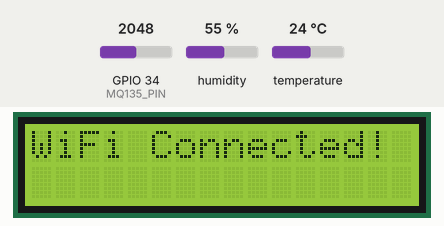
This sketch was run on a simulated ESP32. Shown: 16×2 character LCD. Inputs (shaded band) come from the test bench; at power-on: GPIO 34 (MQ135_PIN) = 2048, humidity 55 %, temperature 24 °C. WiFi joins after 1.5 s; servers stay silent unless stated; what the sketch prints to the serial monitor is not drawn.

Above: at 1.7 s.
At 5.6 s:
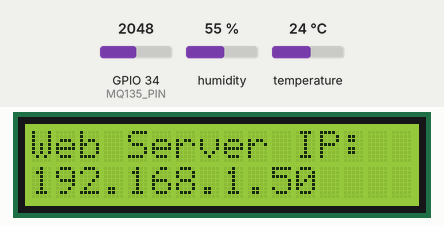
5.7 s: GPIO 34 (MQ135_PIN) set to 2692
At 11.2 s:
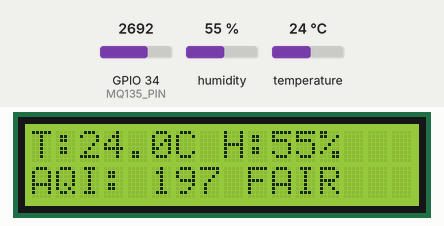
11.5 s: GPIO 34 (MQ135_PIN) set to 2802
16.5 s: GPIO 34 (MQ135_PIN) set to 1228
At 21.5 s:
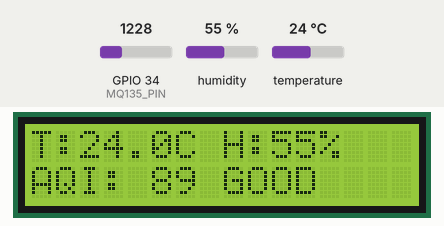
Timing chart, 0 to 23.0 s (numbered marks = the images above; inputs shaded):
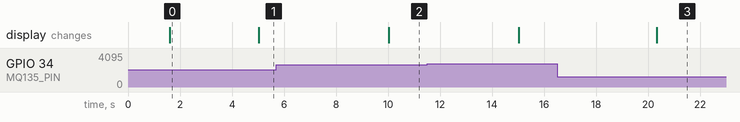

The sketch:

heat.ino
```cpp
#include <WiFi.h>
#include <WebServer.h>
#include <Wire.h>
#include <LiquidCrystal_I2C.h>
#include "DHT.h"
#include <WiFiManager.h>
#include "ThingSpeak.h"

// -------- PIN DEFINITIONS --------
#define DHTPIN 4
#define DHTTYPE DHT11
#define MQ135_PIN 34

// -------- YOUR THINGSPEAK CREDENTIALS --------
unsigned long myChannelNumber = 3303651;
const char * myWriteAPIKey = "7Z24Y3OO9M27HQ8F";
WiFiClient client;

// -------- OBJECTS --------
WebServer server(80);
DHT dht(DHTPIN, DHTTYPE);
LiquidCrystal_I2C lcd(0x27, 16, 2);

// -------- VARIABLES --------
float temperature = 0;
float humidity = 0;
int mqRaw = 0;
int aqi = 0;

unsigned long previousMillis = 0;
unsigned long lastThingSpeakMillis = 0;
const long lcdInterval = 5000;         // LCD alternates every 5s
const long tsInterval = 20000;          // ThingSpeak updates every 20s
bool showIP = false;

// -------- WEBPAGE --------
void handleRoot() {
  String html = "<html><head><meta http-equiv='refresh' content='10'/>";
  html += "<style>body{font-family:sans-serif; text-align:center; padding-top:50px; background:#f4f4f4;}";
  html += ".card{display:inline-block; background:white; border:1px solid #ccc; padding:20px; border-radius:10px; box-shadow: 2px 2px 10px #eee;}</style>";
  html += "<title>Air Quality Monitor</title></head><body>";
  html += "<div class='card'><h2>ESP32 Air Quality Monitor</h2>";
  html += "<p><b>Temperature:</b> " + String(temperature, 1) + " C</p>";
  html += "<p><b>Humidity:</b> " + String(humidity, 0) + " %</p>";
  html += "<p><b>AQI:</b> " + String(aqi) + "</p>";
  html += "<p><small>Logging to ThingSpeak every 20s</small></p></div>";
  html += "</body></html>";
  server.send(200, "text/html", html);
}

// -------- SETUP --------
void setup() {
  Serial.begin(115200);

  lcd.init();
  lcd.backlight();
  lcd.setCursor(0,0);
  lcd.print("System Start...");

  WiFiManager wm;
  lcd.setCursor(0,1);
  lcd.print("WiFi Config...");

  // Connects to stored WiFi or starts "AirMonitor_Setup" AP
  if(!wm.autoConnect("AirMonitor_Setup")) {
      Serial.println("Failed to connect");
      ESP.restart();
  }

  lcd.clear();
  lcd.print("WiFi Connected!");

  dht.begin();
  ThingSpeak.begin(client);

  server.on("/", handleRoot);
  server.begin();

  Serial.println("Server online.");
  delay(1500);
}

// -------- LOOP --------
void loop() {
  server.handleClient();
  unsigned long currentMillis = millis();

  // Read Sensors
  temperature = dht.readTemperature();
  humidity = dht.readHumidity();
  mqRaw = analogRead(MQ135_PIN);
  aqi = map(mqRaw, 0, 4095, 0, 300);

  // LCD Logic
  if (currentMillis - previousMillis >= lcdInterval) {
    previousMillis = currentMillis;
    showIP = !showIP;
    lcd.clear();

    if (showIP) {
      lcd.setCursor(0,0);
      lcd.print("Web Server IP:");
      lcd.setCursor(0,1);
      lcd.print(WiFi.localIP());
    }
    else {
      lcd.setCursor(0,0);
      lcd.print("T:"); lcd.print(temperature, 1);
      lcd.print("C H:"); lcd.print(humidity, 0); lcd.print("%");
      lcd.setCursor(0,1);
      lcd.print("AQI: "); lcd.print(aqi);

      if(aqi < 100) lcd.print(" GOOD");
      else if(aqi < 200) lcd.print(" FAIR");
      else lcd.print(" POOR");
    }
  }

  // ThingSpeak Logic
  if (currentMillis - lastThingSpeakMillis >= tsInterval) {
    lastThingSpeakMillis = currentMillis;

    // Mapping to your ThingSpeak Fields
    ThingSpeak.setField(1, temperature);
    ThingSpeak.setField(2, humidity);
    ThingSpeak.setField(3, aqi);

    int status = ThingSpeak.writeFields(myChannelNumber, myWriteAPIKey);

    if(status == 200){
      Serial.println("Data sent to ThingSpeak successfully.");
    }
    else {
      Serial.print("Error sending to ThingSpeak. Code: ");
      Serial.println(status);
    }
  }
}
```

Measured:
- after the input at 5.7 s, the display: changes after 4.3 s (image 2)
- after the input at 16.5 s, the display: changes after 3.8 s (image 3)
- what the display in image 0 shows lasts 3.4 s, from 1.6 s to 5.0 s
